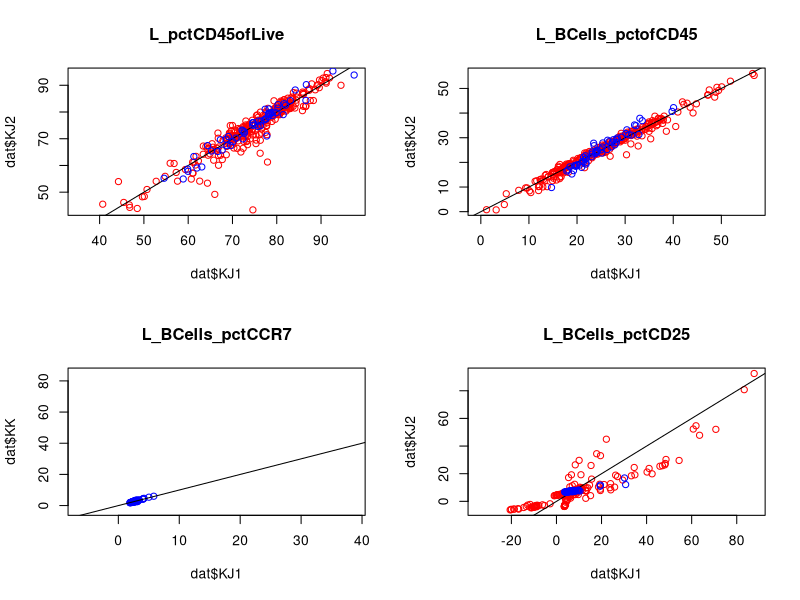
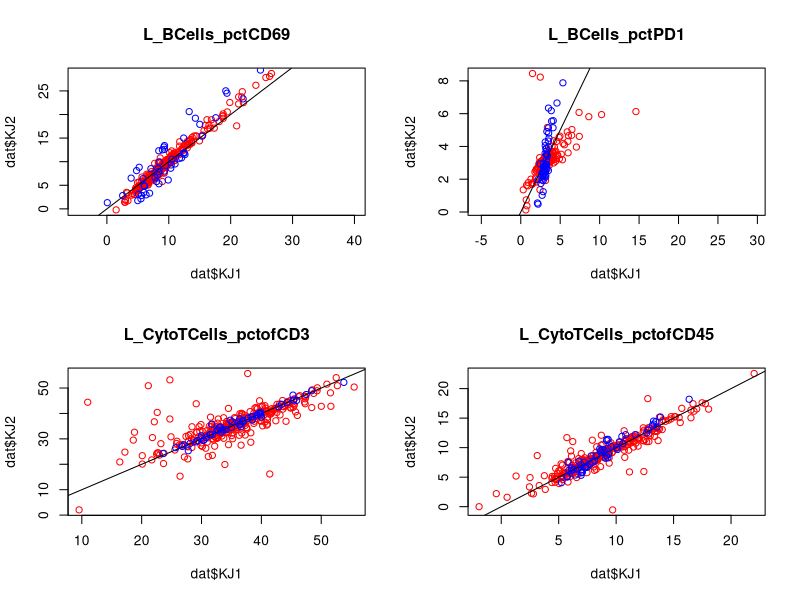
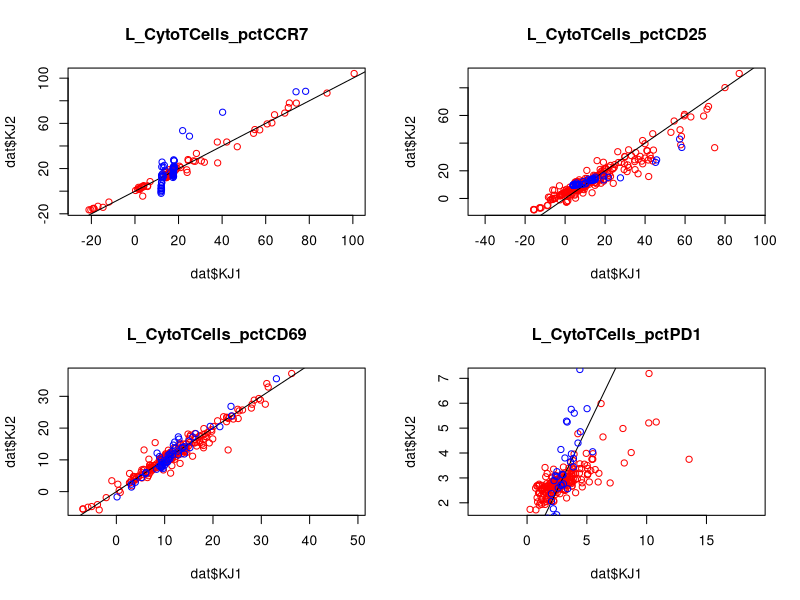
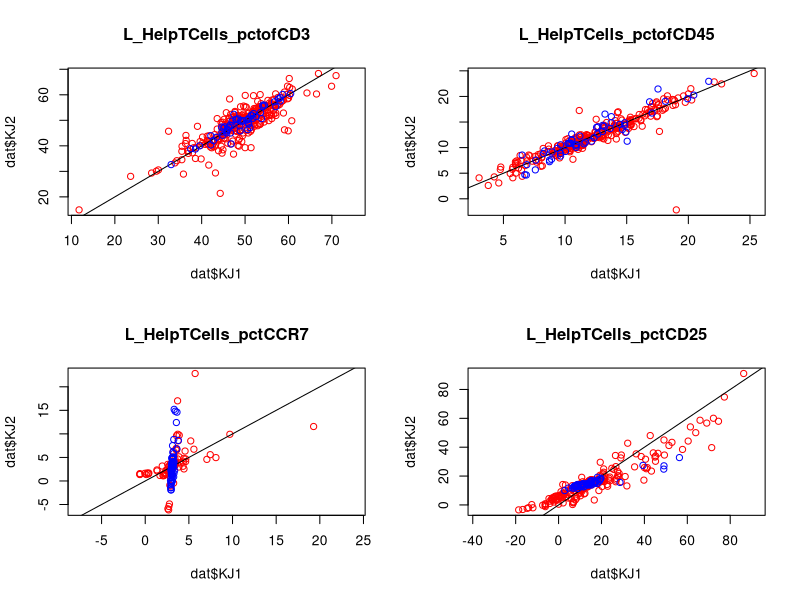
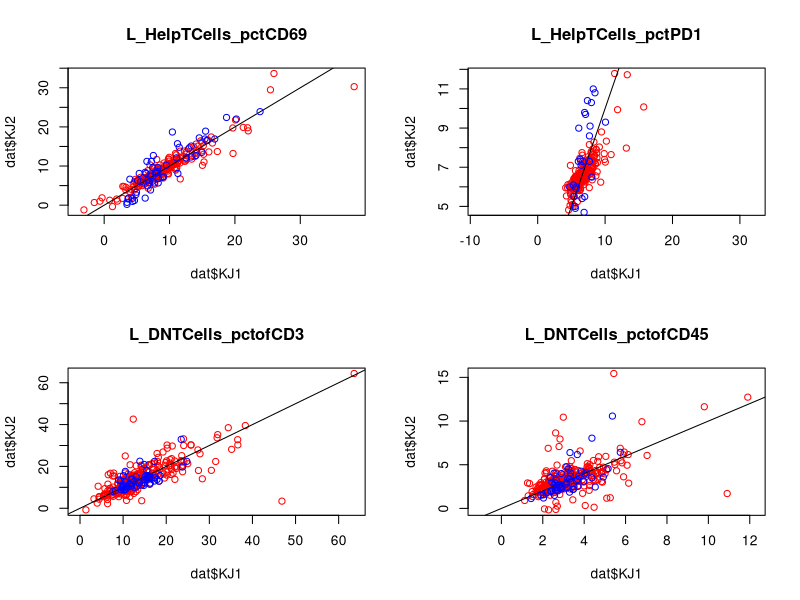
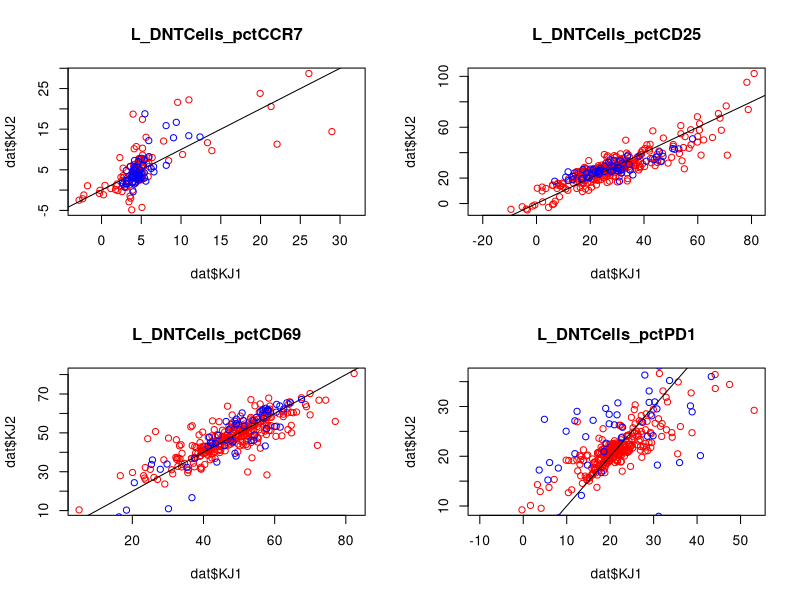
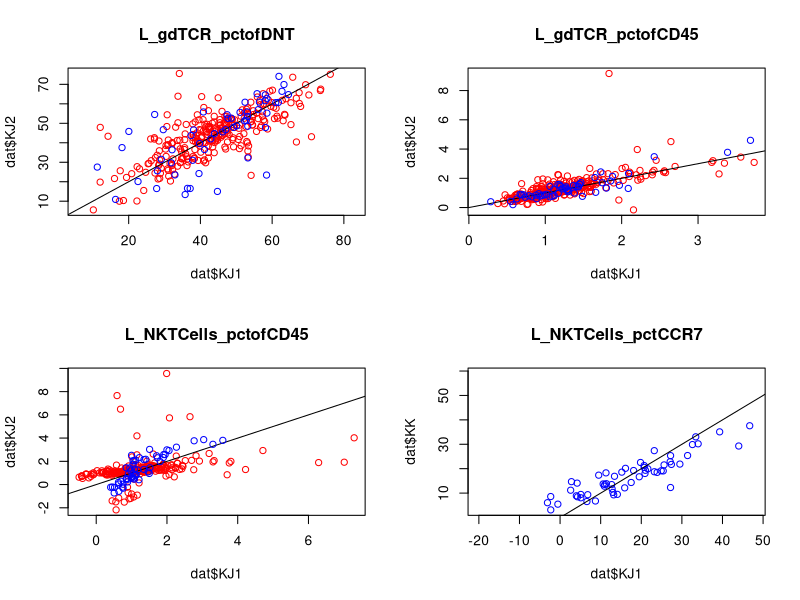
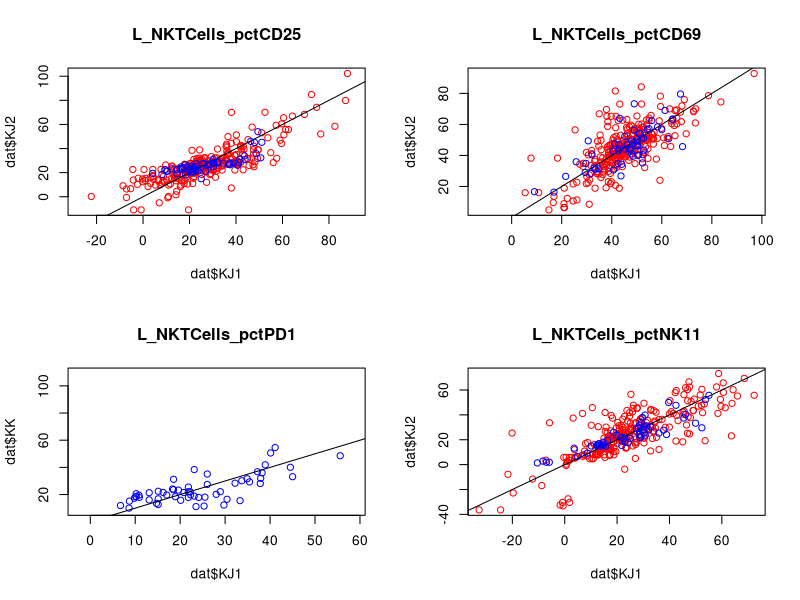

Generate these figures, in order, with R:
library(tidyverse)
library(readxl) 
library(lme4)

# load all lymphoid datasets (see Summary tab in spreadsheet for details) 
lymph20 <- read_xlsx('source_data/lymphoid-combined.xlsx', sheet = '082520-LYMPHOID-KJ-forR', 
                     na = c('not measured', 'not assayed', 'not tested', "")) 
lymph22 <- read_xlsx('source_data/lymphoid-combined.xlsx', sheet = '010322-LYMPHOID-KJ-forR', 
                     na = c('not measured', 'not assayed', 'not tested', ""))
lymphkk <- read_xlsx('source_data/lymphoid-combined.xlsx', sheet = 'KK-combined')

# function to split up DATE_SAMPLE column into date and sample number columns 
split_date_sample <- function(df, date_sample_col){
  date_sample <- df[,date_sample_col]
  df$DATE <- str_split_fixed(date_sample[[1]], "_", 2)[,1]
  df$DATE <- as.factor(df$DATE)
  df$SAMPLE_ID <-str_split_fixed(date_sample[[1]], "_", 2)[,2]
  return(df)
}

lymph20 <- split_date_sample(lymph20, "DATE_SAMPLE")
lymph22 <- split_date_sample(lymph22, "DATE_SAMPLE")
lymphkk <- split_date_sample(lymphkk, "DATE_SAMPLE")

# define lymphoid phenotypes 
phenotypes <- read_delim(file = "source_data/phenotype_names.txt", delim = "\n", col_names = FALSE)[[1]]
phenotypes <- phenotypes[startsWith(phenotypes, "L_")]

# add empty columns that don't exist in each spreadsheet so we have a common set 
# of columns between datasets
for (i in 1:length(phenotypes)){
  pheno <- phenotypes[i]
  if (!(pheno %in% colnames(lymph20))){
    lymph20[,pheno] <- rep(NA, nrow(lymph20))
  }
  if (!(pheno %in% colnames(lymph22))){
    lymph22[,pheno] <- rep(NA, nrow(lymph22))
  }
  if (!(pheno %in% colnames(lymphkk))){
    lymphkk[,pheno] <- rep(NA, nrow(lymphkk))
  }
}

# Select relevant columns, all in same order, and add `Gater` column (KJ1 = Kara's 
# first dataset, KJ2 = Kara's second dataset, KK = Kalika's data) and `Gater_date` 
# column (for random effect modeling). 
lymph20 <- lymph20 %>% dplyr::select(c('ORIGINAL_FILE_NAME', 'DATE_SAMPLE', 'DATE', 
                                       'SAMPLE_ID', 'NOTES', any_of(phenotypes)))
lymph20$Gater <- 'KJ1'
lymph20$Gater_date <- paste0(lymph20$Gater, lymph20$DATE)

lymph22 <- lymph22 %>% dplyr::select(c('ORIGINAL_FILE_NAME', 'DATE_SAMPLE', 'DATE', 
                                       'SAMPLE_ID', 'NOTES', any_of(phenotypes)))
lymph22$Gater <- 'KJ2'
lymph22$Gater_date <- paste0(lymph22$Gater, lymph22$DATE)

lymphkk <- lymphkk %>% dplyr::select(c('ORIGINAL_FILE_NAME', 'DATE_SAMPLE', 'DATE', 
                                       'SAMPLE_ID', 'NOTES', any_of(phenotypes)))
lymphkk$Gater <- 'KK'
lymphkk$Gater_date <- paste0(lymphkk$Gater, lymphkk$DATE)

# now that all datasets have the same columns, rbind 
all_lymph_og <- rbind(lymph20, lymph22, lymphkk) # un-corrected data
all_lymph_og$Gater <- as.factor(all_lymph_og$Gater)
all_lymph <- all_lymph_og # to store residuals

# for EDA, correct phenotypes for gater and date
gater_date <- all_lymph_og$Gater_date
for (pheno in phenotypes){
  y <- all_lymph_og[,pheno][[1]]
  
  mod <- lmer(y ~ (1|gater_date), na.action = na.exclude)
  mu <- coef(summary(mod))['(Intercept)','Estimate']
  y_hat <- mu + resid(mod)
  
  all_lymph[,pheno] <- y_hat
}

# plot residuals (KJ1 vs KJ2 or KJ1 vs KK) and save betas/p-vals and look for 
# especially problematic phenotypes
res <- data.frame(phenotype = character(),
                  beta = numeric(),
                  pval = numeric(), 
                  comparison = character())
res.ix <- 0

gater <- all_lymph_og$Gater

par(mfrow=c(2,2))
for(pheno in phenotypes){
  if(length(unique(gater[which(!is.na(all_lymph[,pheno]))])) > 1){
    dat <- all_lymph %>% dplyr::select(pheno, 'DATE_SAMPLE', 'Gater')
    dat <- dat %>% pivot_wider(id_cols = 'DATE_SAMPLE', names_from = 'Gater', values_from = pheno)
    
    if (sum(!is.na(dat$KJ1)) > 0){ # if there is data in KJ1 dataset
      if (sum(!is.na(dat$KJ2)) > 0){ # if there is data in KJ2 dataset 
        
        plot(dat$KJ1, dat$KJ2, col='red', main = pheno) # plot Kara first gating vs second gating 
        abline(a=0,b=1)
        mod <- lm(KJ2 ~ KJ1, dat)
        res.ix <- res.ix + 1
        res[res.ix,] <- c(pheno,
                          summary(mod)$coefficients['KJ1', 'Estimate'], 
                          summary(mod)$coefficients['KJ1', 'Pr(>|t|)'],
                          'KJ1 vs KJ2')
        
        if (sum(!is.na(dat$KK)) > 0){
          points(dat$KJ1, dat$KK, col = 'blue') # plot Kara first gating vs Kalika 
          mod <- lm(KK ~ KJ1, dat)
          res.ix <- res.ix + 1
          res[res.ix,] <- c(pheno,
                            summary(mod)$coefficients['KJ1', 'Estimate'], 
                            summary(mod)$coefficients['KJ1', 'Pr(>|t|)'],
                            'KJ1 vs KK')
        }
        
      } else if (sum(!is.na(dat$KK)) > 0) { # No data in KJ2 dataset, data in KK dataset 
        plot(dat$KJ1, dat$KK, col='blue', main = pheno) # plot Kara first gating vs Kalika 
        abline(a=0,b=1)
        mod <- lm(KK ~ KJ1, dat)
        res.ix <- res.ix + 1
        res[res.ix,] <- c(pheno, 
                          summary(mod)$coefficients['KJ1', 'Estimate'], 
                          summary(mod)$coefficients['KJ1', 'Pr(>|t|)'],
                          'KJ1 vs KK')
      }
    }
  } else {
    print(paste0(pheno, " does not have multiple measurements."))
  }
}

res$beta <- as.numeric(res$beta)
res$pval <- as.numeric(res$pval)

# plot betas and pvals by color (KJ2 vs KJ2 = red, KJ2 vs KK = blue)
# plot(res[which(res$comparison == 'KJ1 vs KJ2'),'beta'], 
#      -log10(res[which(res$comparison == 'KJ1 vs KJ2'),'pval']), 
#      col = 'red',
#      xlim = c(0,16), 
#      xlab = "Beta",
#      ylab = "-log10(p)")
# 
# points(res[which(res$comparison == 'KJ1 vs KK'),'beta'], 
#        -log10(res[which(res$comparison == 'KJ1 vs KK'),'pval']), 
#        col = 'blue')

# Interpretation:
# most phenotypes show a highly correlated cluster around the y=x line. Some 
# phenotypes indicate variation between gatings of the same file - for example: 
#   BCells_pctCD25: KJ1 appears to be higher than KJ2 and KK
#   BCells_pctPD1: outliers at higher values
#   CytoTCells_pctofCD3: outliers throughout 
#   CytoTCells_pctPD1: outliers at higher values 
#   HelpTCells_pctCCR7: significant positive slope for KK vs KJ1 ($\beta = 8$)




# protocol: starting with raw data (all_lymph_og):
#   1. For measurements with data from KJ1 and KJ2, correct for slope between the 

# plan: correct for slope (KJ1 vs KJ2 or KJ1 vs KK) in one dataset, and not correct in the other. 
# In the corrected dataset, I will correct the KJ2 data for the KJ1-KJ2 slope, and correct the KK data for the KJ1-KK slope, 
# effectively projecting all of the data onto the KJ1 space.

#In both datasets, I will average the phenotypes that have >1 measurements. 

# NOTE: Do not use these residuals when analyzing SARS-CoV-2 infection data. 
# Since date is completely confounded with SARS-CoV-2 infection 

# Harmonization 
flowIDs <- unique(all_lymph$DATE_SAMPLE)

pheno3 <- data.frame(matrix(NA, nrow = length(flowIDs), ncol = length(phenotypes)))
rownames(pheno3) <- flowIDs
names(pheno3) <- phenotypes
pheno3$Gater <- rep(NA, nrow = length(flowIDs))

# loop over each phenotype 
for (phenotype in phenotypes){
  df <- all_lymph_og[,c('DATE_SAMPLE', phenotype, 'Gater')] # filter relevant data
  widedf <- pivot_wider(df, id_cols = 'DATE_SAMPLE', 'names_from' = 'Gater', values_from = phenotype) # pivot wider 
  overlaps <- rowSums(!is.na(widedf[,2:3])) # count rows with data in both KJ2 and KJ2 
  
  if(sum(overlaps > 1) > 0){ # there is data overlapping between KJ1 and KJ2, calculate intercept and slope
    overlap_df <- widedf[which(overlaps > 1), c('KJ1', 'KJ2')] # subset relevant data
    mod <- lm(KJ2 ~ KJ1, data = overlap_df) # Linear model KJ1 vs KJ2
    mu <- summary(mod)$coefficients['(Intercept)', 'Estimate'] # intercept
    b <- summary(mod)$coefficients['KJ1', 'Estimate'] # slope
  }
  
  # Loop over samples (DATE_SAMPLE) and determine strategy based on presence of overlapping data 
  for (flowID in flowIDs){
    if (overlaps[widedf$DATE_SAMPLE == flowID] > 1){
      # if there is overlapping data between KJ1 and KJ2, correct KJ2 data for KJ1-KJ2 slope and calculate average
      KJ1val <- as.numeric(widedf[which(widedf$DATE_SAMPLE == flowID), 'KJ1'])
      KJ2val <- as.numeric(widedf[which(widedf$DATE_SAMPLE == flowID), 'KJ2'])
      correctedKJ2val <- mu + b*KJ2val # calculate corrected KJ2 value 
      avg <- mean(KJ1val, correctedKJ2val)
      pheno3[flowID, phenotype] <- avg 
      pheno3[flowID, 'Gater'] <- 'KJ1avg'
      next 
    } else if (!is.na(widedf[which(widedf$DATE_SAMPLE == flowID), 'KJ1'])){
      # no overlapping data, but we have KJ1 data, so use KJ1 data
      # this will include all data from 11/13/19-1/24/20, except for central mem, effector mem and naive from Kalika (eventually)
      pheno3[flowID, phenotype] <- widedf[which(widedf$DATE_SAMPLE == flowID), 'KJ1']
      pheno3[flowID, 'Gater'] <- 'KJ1'
      next 
    } else if (!is.na(widedf[which(widedf$DATE_SAMPLE == flowID), 'KJ2'])){
      # no overlapping data, no KJ1 data, but we have KJ2 data, so use KJ2 data 
      # this will be data from 06/20/19-11/12/19 that Kara re-gated with naive, central mem, effector mem 
      pheno3[flowID, phenotype] <- widedf[which(widedf$DATE_SAMPLE == flowID), 'KJ2']
      pheno3[flowID, 'Gater'] <- 'KJ2'
      next
    } else if (!is.na(widedf[which(widedf$DATE_SAMPLE == flowID), 'KK'])){
      # no KJ1 or KJ2 data, but we have KK data, use KK data 
      pheno3[flowID, phenotype] <- widedf[which(widedf$DATE_SAMPLE == flowID), 'KK']
      pheno3[flowID, 'Gater'] <- 'KK'
      next 
    } else {
      # no data 
      pheno3[flowID, phenotype] <- NA
    }
  }
}

write.csv(pheno3, 'source_data/lymph-harmonization-3.csv')
